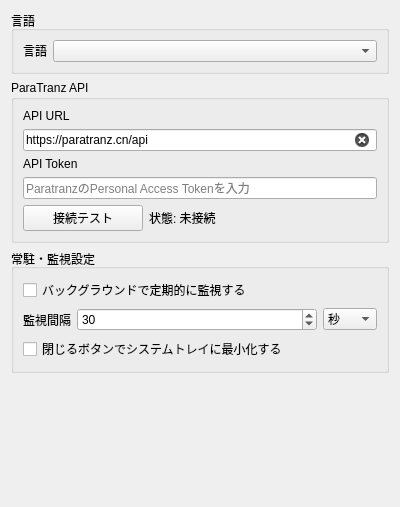
<?xml version="1.0" encoding="UTF-8"?>
<ui version="4.0">
 <class>SettingsPage</class>
 <widget class="QWidget" name="SettingsPage">
  <property name="geometry">
   <rect>
    <x>0</x>
    <y>0</y>
    <width>400</width>
    <height>507</height>
   </rect>
  </property>
  <property name="windowTitle">
   <string>Form</string>
  </property>
  <layout class="QVBoxLayout" name="verticalLayout">
   <item>
    <widget class="QGroupBox" name="gbLocalization">
     <property name="title">
      <string>言語</string>
     </property>
     <layout class="QFormLayout" name="formLayout">
      <item row="0" column="0">
       <widget class="QLabel" name="lblLocalization">
        <property name="text">
         <string>言語</string>
        </property>
       </widget>
      </item>
      <item row="0" column="1">
       <widget class="QComboBox" name="cbLocalization"/>
      </item>
     </layout>
    </widget>
   </item>
   <item>
    <widget class="QGroupBox" name="gbAPI">
     <property name="title">
      <string>ParaTranz API</string>
     </property>
     <layout class="QVBoxLayout" name="verticalLayout_2">
      <item>
       <widget class="QLabel" name="labelUrl">
        <property name="text">
         <string>API URL</string>
        </property>
       </widget>
      </item>
      <item>
       <widget class="QLineEdit" name="lineEditUrl">
        <property name="text">
         <string>https://paratranz.cn/api</string>
        </property>
        <property name="clearButtonEnabled">
         <bool>true</bool>
        </property>
       </widget>
      </item>
      <item>
       <widget class="QLabel" name="labelToken">
        <property name="text">
         <string>API Token</string>
        </property>
       </widget>
      </item>
      <item>
       <widget class="QLineEdit" name="lineEditToken">
        <property name="echoMode">
         <enum>QLineEdit::EchoMode::Password</enum>
        </property>
        <property name="placeholderText">
         <string>ParatranzのPersonal Access Tokenを入力</string>
        </property>
       </widget>
      </item>
      <item>
       <layout class="QHBoxLayout" name="layoutActionButtons">
        <item>
         <widget class="QPushButton" name="btnTestConnection">
          <property name="minimumSize">
           <size>
            <width>120</width>
            <height>0</height>
           </size>
          </property>
          <property name="text">
           <string>接続テスト</string>
          </property>
         </widget>
        </item>
        <item>
         <widget class="QLabel" name="labelStatus">
          <property name="text">
           <string>状態: 未接続</string>
          </property>
          <property name="alignment">
           <set>Qt::AlignmentFlag::AlignLeading|Qt::AlignmentFlag::AlignLeft|Qt::AlignmentFlag::AlignVCenter</set>
          </property>
          <property name="margin">
           <number>10</number>
          </property>
         </widget>
        </item>
        <item>
         <spacer name="spacerActionRight">
          <property name="orientation">
           <enum>Qt::Orientation::Horizontal</enum>
          </property>
          <property name="sizeHint" stdset="0">
           <size>
            <width>40</width>
            <height>20</height>
           </size>
          </property>
         </spacer>
        </item>
       </layout>
      </item>
     </layout>
    </widget>
   </item>
   <item>
    <widget class="QGroupBox" name="gbMonitoring">
     <property name="title">
      <string>常駐・監視設定</string>
     </property>
     <layout class="QVBoxLayout" name="verticalLayout_3">
      <item>
       <widget class="QCheckBox" name="chkEnableMonitor">
        <property name="text">
         <string>バックグラウンドで定期的に監視する</string>
        </property>
       </widget>
      </item>
      <item>
       <layout class="QHBoxLayout" name="horizontalLayout_monitor_interval">
        <item>
         <widget class="QLabel" name="labelInterval">
          <property name="text">
           <string>監視間隔</string>
          </property>
         </widget>
        </item>
        <item>
         <widget class="QSpinBox" name="spinMonitorInterval">
          <property name="sizePolicy">
           <sizepolicy hsizetype="Expanding" vsizetype="Fixed">
            <horstretch>0</horstretch>
            <verstretch>0</verstretch>
           </sizepolicy>
          </property>
          <property name="minimum">
           <number>1</number>
          </property>
          <property name="maximum">
           <number>1440</number>
          </property>
          <property name="value">
           <number>30</number>
          </property>
         </widget>
        </item>
        <item>
         <widget class="QComboBox" name="cbIntervalUnit">
          <item>
           <property name="text">
            <string>秒</string>
           </property>
          </item>
          <item>
           <property name="text">
            <string>分</string>
           </property>
          </item>
          <item>
           <property name="text">
            <string>時間</string>
           </property>
          </item>
          <item>
           <property name="text">
            <string>日</string>
           </property>
          </item>
          <item>
           <property name="text">
            <string>週間</string>
           </property>
          </item>
          <item>
           <property name="text">
            <string>月</string>
           </property>
          </item>
          <item>
           <property name="text">
            <string>年</string>
           </property>
          </item>
         </widget>
        </item>
       </layout>
      </item>
      <item>
       <widget class="QCheckBox" name="chkMinimizeToTray">
        <property name="text">
         <string>閉じるボタンでシステムトレイに最小化する</string>
        </property>
       </widget>
      </item>
     </layout>
    </widget>
   </item>
   <item>
    <spacer name="verticalSpacer">
     <property name="orientation">
      <enum>Qt::Orientation::Vertical</enum>
     </property>
     <property name="sizeHint" stdset="0">
      <size>
       <width>20</width>
       <height>40</height>
      </size>
     </property>
    </spacer>
   </item>
  </layout>
 </widget>
 <resources/>
 <connections/>
</ui>
